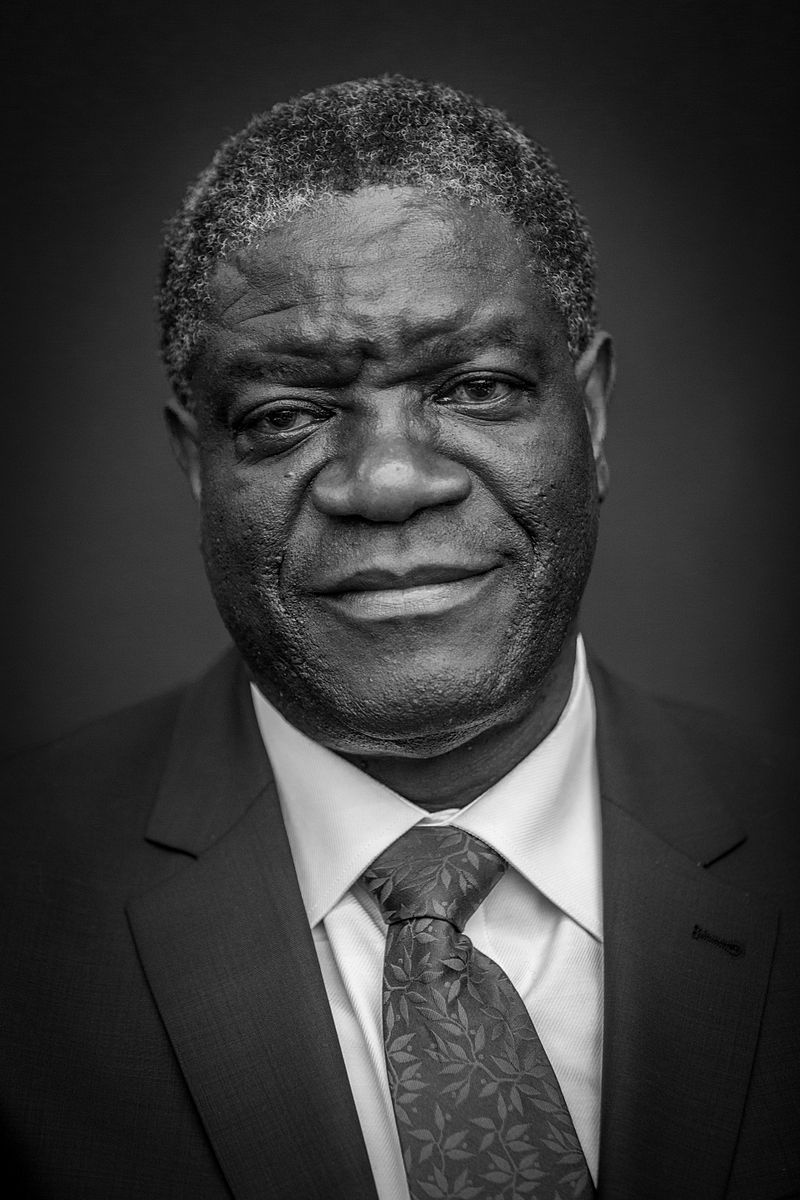
#> input picture Computer Vision/Data/Humanfaces/Denis_Mukwege.jpg, 800 x 1200 px; its folder holds only this picture in this run
$ jupyter execute 'Computer Vision - Face Detection - Batch Processing - Pictures.ipynb'
#> lines starting #> are read from the running program, lines starting #| are printed output that depends on the picture
# Computer Vision - Viola-Jones Face Detection Technique (Haar Cascades) - Batch Processing

[cell 1]
# Object detection batch image processor
# The program will get all files from an input folder and load all these images and try to detect as well as count all the faces
# within the image and then outputs the image side by side with the image with object detection.
# Created by: Washington Alto
# Date created: Oct 30, 2022
# Special mention: Jose Portilla OpenCV course @ https://www.udemy.com/course/python-for-computer-vision-with-opencv-and-deep-learning/

[cell 2]
import os
import cv2
import numpy as np
import matplotlib.pyplot as plt

[cell 3]
# Resize image given either the desired width or the desired height and preserves aspect ratio
# Source: https://stackoverflow.com/questions/44650888/resize-an-image-without-distortion-opencv
def image_resize(image, width = None, height = None, inter = cv2.INTER_AREA):
    # initialize the dimensions of the image to be resized and
    # grab the image size
    dim = None
    (h, w) = image.shape[:2]

    # if both the width and height are None, then return the
    # original image
    if width is None and height is None:
        return image

    # check to see if the width is None
    if width is None:
        # calculate the ratio of the height and construct the
        # dimensions
        r = height / float(h)
        dim = (int(w * r), height)

    # otherwise, the height is None
    else:
        # calculate the ratio of the width and construct the
        # dimensions
        r = width / float(w)
        dim = (width, int(h * r))

    # resize the image
    resized = cv2.resize(image, dim, interpolation = inter)

    # return the resized image
    return resized

[cell 4]
# Load the image given the filename and return the imagefile
def load_picture(filename):
    img = cv2.imread(filename)
    # convert from BGR to RGB color scheme
    img = cv2.cvtColor(img,cv2.COLOR_BGR2RGB)
    return img

[cell 5]
# Save Mathplotlib's figure given the figure object and the desired output filename
def save_picture(fig,outputfilename):
    fig.savefig(outputfilename)

[cell 6]
# Display the image maximizing the full screen
def display_fullpicture(img):
    fig = plt.figure(figsize=(12,10))
    ax = fig.add_subplot(111)
    ax.imshow(img)

[cell 7]
# Displays the original image with the 'processed image' side by side using Mathplotlib subplot. The function
#    returns the figure object

def display_sidebysidepicture(img1,img2,maintitle='Original Image vs Image with Object Detection',leftPictureTitle='Original Image',rightPictureTitle='Image with Object Detection'):
    fig, axes = plt.subplots(nrows=1, ncols=2,figsize=(12,10))
    axes[0].imshow(img1)
    axes[0].set_title(leftPictureTitle)
    axes[0].axis('off')
    axes[1].imshow(img2)
    axes[1].set_title(rightPictureTitle)
    axes[1].axis('off')
    fig.suptitle(maintitle,y=0.9,fontsize='x-large',fontweight='bold')
    return fig

[cell 8]
# Detect the object given the Cascade object file and returns the image with object detected as well as the number
#    of objects detected
def detect_object(img,cascade,scaleFactor=1.2,label='Face detected',minNeighbors=5,rectColor=(0,255,0),rectLinethickness=5,fontScale=1):


    object_img = img.copy()
    object_rects = cascade.detectMultiScale(object_img,scaleFactor,minNeighbors)

    # This counts the number of detected object
    object_count = 0
    for object_rect in object_rects:
        object_count += 1

    for (x,y,w,h) in object_rects:
        cv2.rectangle(object_img, (x,y), (x+w,y+h),rectColor, rectLinethickness)

        # if number of objects detected is more than 1, then don't display label
        if object_count < 2:
            font = cv2.FONT_HERSHEY_SIMPLEX
            cv2.putText(object_img,text=label,org=(x,y - 10), fontFace=font,fontScale=fontScale,color=rectColor,thickness=2,lineType=cv2.LINE_AA)

    return (object_img,object_count)

[cell 9]
# Load the image file name given the image filename, detects human faces within the images and then displays
#   the original image with the images with face detection side by side. The function returns the figure object
#   so that this can be saved via Mathplotlib savefig function
def load_and_detecthumanface(filename,isResizeImage=True):
    humanface = load_picture(filename)
    if isResizeImage:
        humanface = image_resize(humanface,width=700)
    (humanface_detect,num_detected) = detect_object(humanface,humanface_cascade)
    fig = display_sidebysidepicture(humanface,
                                  humanface_detect,
                                  maintitle='Image Filename: '+filename.split('/')[-1]+'\n'+f'No. of faces detected: {num_detected}'
                                 )
    return fig

[cell 10]
# Load the image file name given the image filename, detects cat faces within the images and then displays
#   the original image with the images with face detection side by side. The function returns the figure object
#   so that this can be saved via Mathplotlib savefig function
def load_and_detectcatface(filename,isResizeImage=True):
    catface = load_picture(filename)
    if isResizeImage:
        catface = image_resize(catface,width=700)
    (catface_detect,num_detected) = detect_object(catface,catface_cascade,scaleFactor=1.05,label='Cat')
    fig = display_sidebysidepicture(catface,
                                  catface_detect,
                                  maintitle='Image Filename: '+filename.split('/')[-1]+'\n'+f'No. of cat faces detected: {num_detected}'
                                 )
    return fig

[cell 11]
# Create the corresponding cascade object given the classification file in XML
# Note that cascade xml files are downloaded at https://github.com/opencv/opencv/tree/master/data
humanface_cascade = cv2.CascadeClassifier('haarcascades/haarcascade_frontalface_default.xml')
catface_cascade = cv2.CascadeClassifier('haarcascades/haarcascade_frontalcatface_extended.xml')

[cell 12]
# Gets all images in the input folder and output the detected objects to output folders
imagefilenames = []
for r,d,f in os.walk("DATA/humanfaces"):
    if f !=0:
        for each_file in f:
            imagefilenames.append(os.path.join(r,each_file))
for imagefilename in imagefilenames:
    fig = load_and_detecthumanface(imagefilename)
#> in load_picture, img is the input picture: shape (1200, 800, 3); min 0, max 255, mean 58.8
#> in detect_object, `object_rects = cascade.detectMultiScale(object_img,scaleFactor,minNeig..`: object_rects = [[123, 173, 438, 438]]
#> the loop in detect_object, `for object_rect in object_rects:` made 1 pass
#> (object_rect, object_count) on pass 1: ([123, 173, 438, 438], 1)
#> after the loop in detect_object, `for object_rect in object_rects:`: object_count = 1
#> the loop in detect_object, `for (x,y,w,h) in object_rects:` made 1 pass
#> (x, y, w, h, font) on pass 1: (123, 173, 438, 438, 0)
#> after the loop in detect_object, `for (x,y,w,h) in object_rects:`:
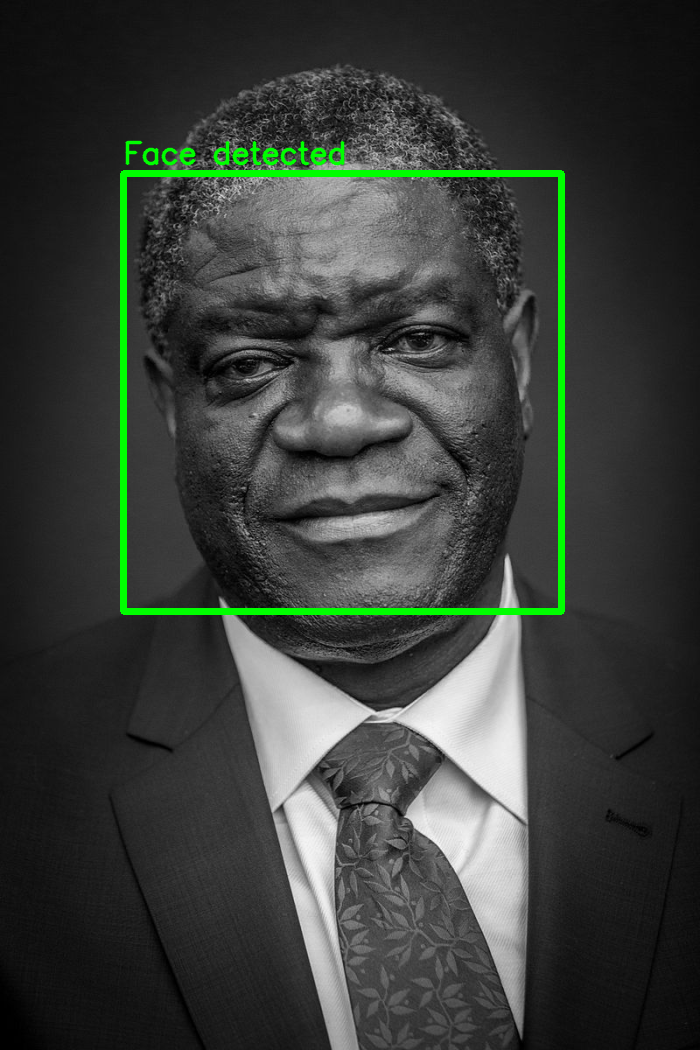
#> object_img: shape (1050, 700, 3); mean R, G, B 57.6, 62.5, 57.6
    outputfilename = 'Output/' + imagefilename.split('/')[-1].split('.')[0]+'.png'
    save_picture(fig,outputfilename)
#> in save_picture, `fig.savefig(outputfilename)`:
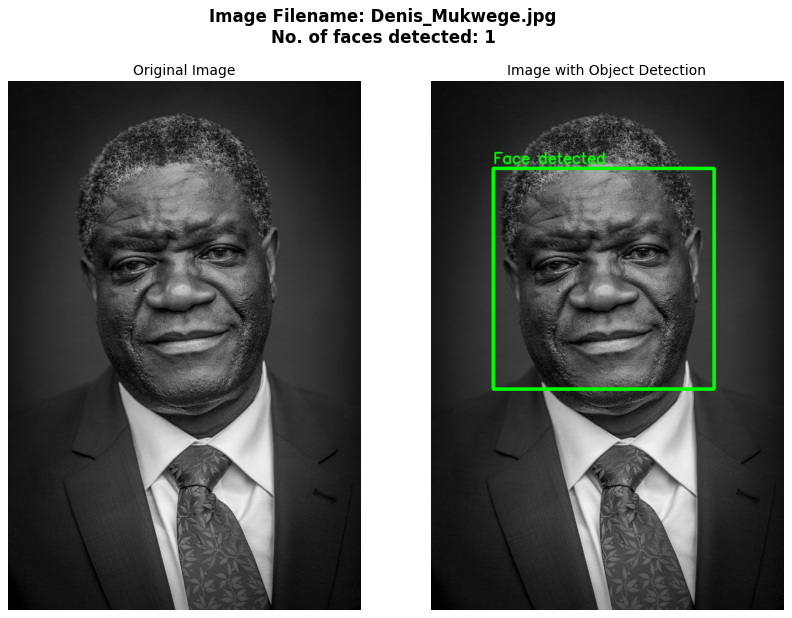
#> figure drawn by matplotlib, 2 panels

$ run again, on Computer Vision/Data/Humanfaces/Nadia_Murad.jpg
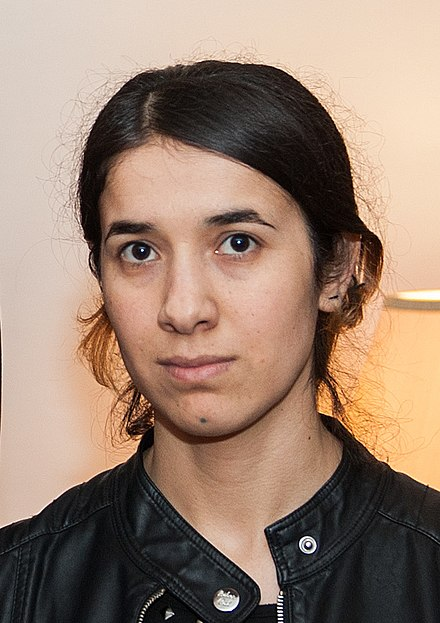
#> input picture Computer Vision/Data/Humanfaces/Nadia_Murad.jpg, 440 x 623 px
#> in load_picture, img is the input picture: shape (623, 440, 3); mean B, G, R 112.7, 129.2, 153.8
#> object_rects = [[90, 229, 429, 429]]
#> the loop in detect_object, `for object_rect in object_rects:` made 1 pass
#> (object_rect, object_count) on pass 1: ([90, 229, 429, 429], 1)
#> after the loop in detect_object, `for object_rect in object_rects:`: object_count = 1
#> the loop in detect_object, `for (x,y,w,h) in object_rects:` made 1 pass
#> (x, y, w, h, font) on pass 1: (90, 229, 429, 429, 0)
#> after the loop in detect_object, `for (x,y,w,h) in object_rects:`:
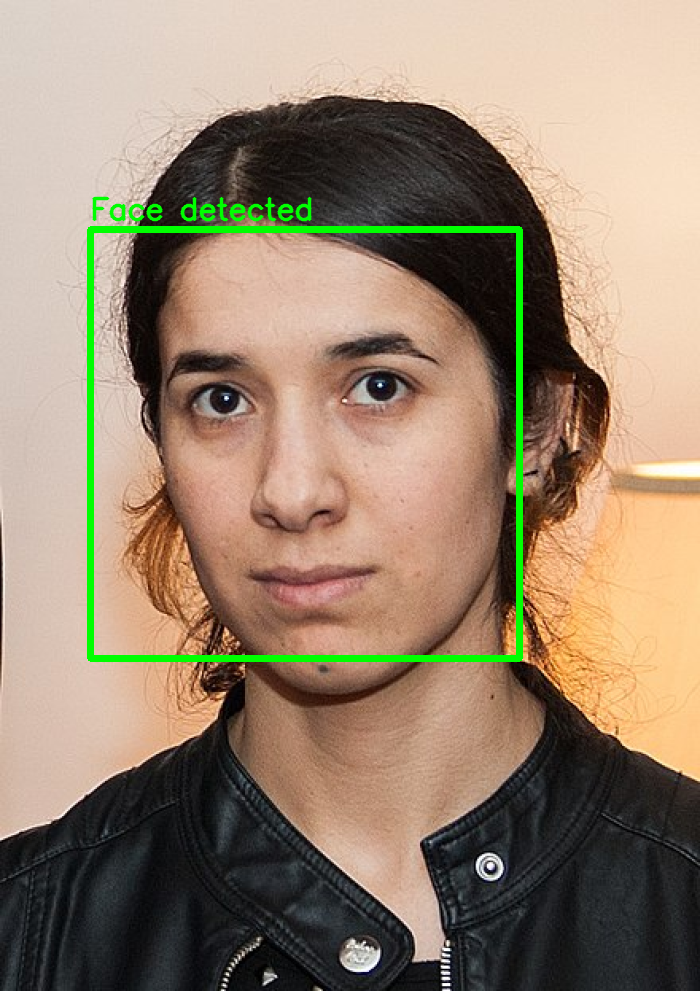
#> object_img: shape (991, 700, 3); mean R, G, B 151.1, 132.1, 110.8
#> in save_picture, `fig.savefig(outputfilename)`:
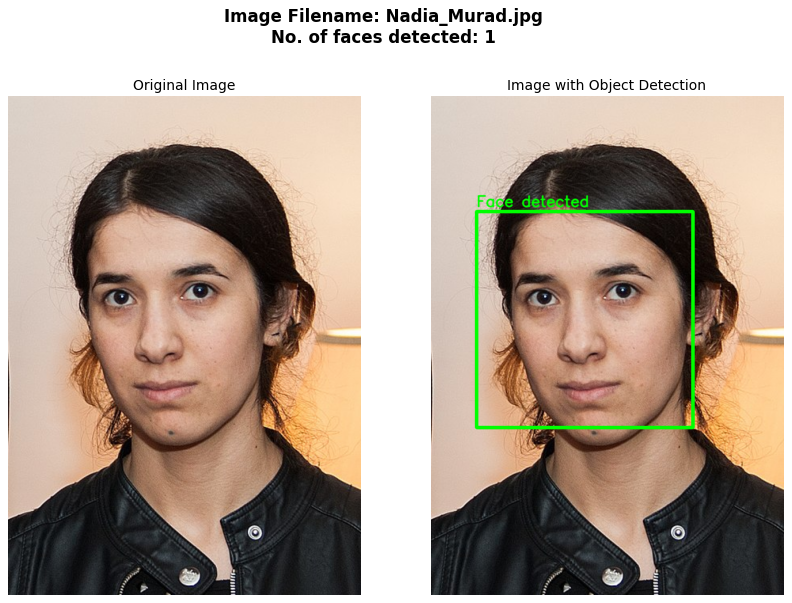
#> figure drawn by matplotlib, 2 panels
